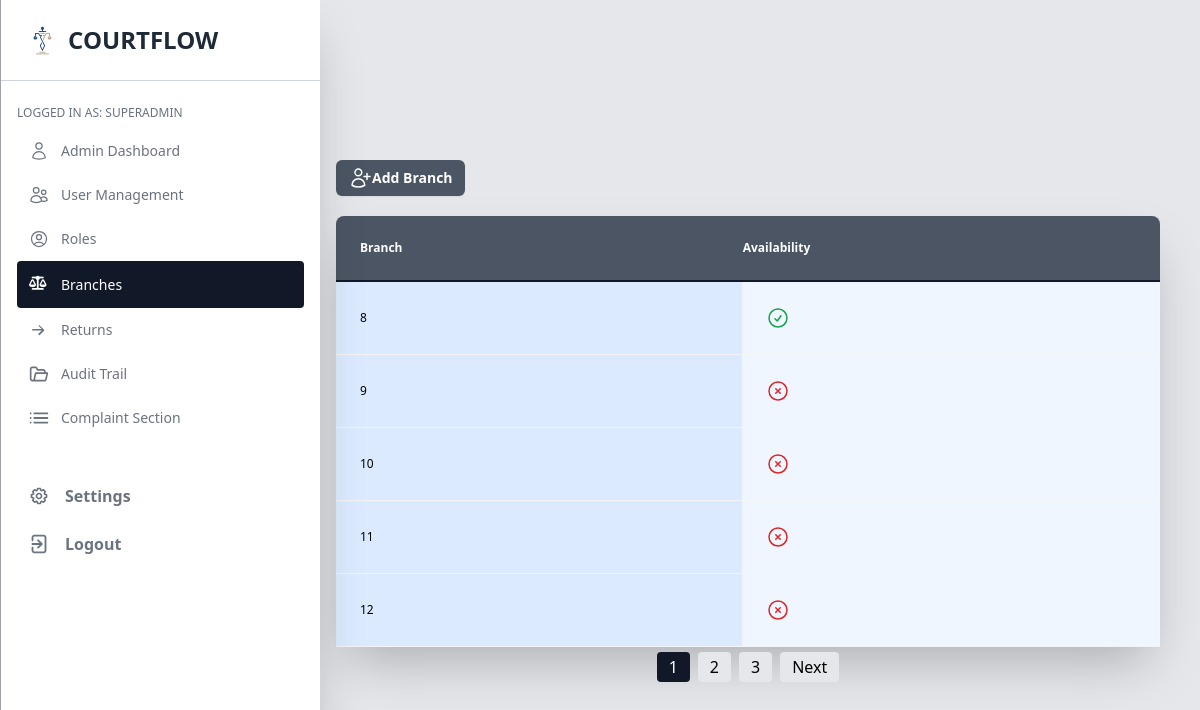
Screenshot of /src/pages/admin/admin_branchManagement.php (signed in) with the database file from the repository.
### tables this page shows
CREATE TABLE `branches` (
  `ID` int(30) NOT NULL,
  `Branch` int(30) NOT NULL,
  `IsAvailable` tinyint(1) NOT NULL
);

### src/pages/admin/admin_branchManagement.php (the view, shortened to what this page needs)
<?php
include('../../connection/config.php');
$itemsPerPage = 5;
$currentPage = isset($_GET['page']) ? $_GET['page'] : 1;
$branchCountSql = "SELECT COUNT(*) as total FROM branches";
$branchCountResult = $conn->query($branchCountSql);
$row = $branchCountResult->fetch_assoc();
$totalItems = $row['total'];
$totalPages = ceil($totalItems / $itemsPerPage);
$currentPage = max(min($totalPages, $currentPage), 1);
$offset = ($currentPage - 1) * $itemsPerPage;
$branchSql = "SELECT * FROM branches LIMIT $offset, $itemsPerPage";
$branchResult = $conn->query($branchSql);
$loggedInRole = $_SESSION['role'] ?? '';
?>
<!DOCTYPE html>
<html lang="en" class="h-full">
<head>
    <link href="../../../dist/output.css" rel="stylesheet" />
    <link href="https://cdnjs.cloudflare.com/ajax/libs/font-awesome/6.0.0-beta3/css/all.min.css" rel="stylesheet">
</head>
<body class="bg-gray-200 h-full">
    <div>
        <div class="hidden lg:block navbar-menu relative z-50">
            <nav class="fixed top-0 left-0 bottom-0 flex flex-col w-3/4 lg:w-80 sm:max-w-xs pt-6 pb-8 bg-white overflow-y-auto border-l border-gray-400 shadow-2xl">
                <div class="flex w-full items-center px-6 pb-6 mb-6 lg:border-b border-gray-300">
                    <a class="text-xl text-white font-semibold" href="#">
                        <img class="h-8" src="../../images/CFLogo.png" alt="" width="auto">
                    </a>
                    <span class="text-2xl text-gray-800 ml-2 inline-block uppercase font-bold">CourtFlow</span>
                </div>
                <div class="px-4 pb-6">
                    <?php if (!empty($loggedInRole)) : ?>
                        <h3 class="mb-2 text-xs uppercase text-gray-500 font-medium">Logged in as: <?php echo $loggedInRole; ?></h3>
                    <?php endif; ?>
                    <ul class="text-sm font-medium">
                        <li>
                            <a href="adminDashboard.php" class="flex items-center pl-3 py-3 pr-2 text-gray-500 hover:bg-gray-700 hover:text-white hover:border border-gray-500 rounded">
                                <span class="inline-block mr-3">
                                </span>
                                <span>Admin Dashboard</span>
                            </a>
                        </li>
                        <li>
                            <a href="admin_userManagement.php" class="flex items-center pl-3 py-3 pr-2 text-gray-500 hover:bg-gray-700 hover:text-white hover:border border-gray-500 rounded">
                                <span class="inline-block mr-3">
                                </span>
                                <span>User Management</span>
                            </a>
                        </li>
                        <li>
                            <a href="admin_rolesManagement.php" class="flex items-center pl-3 py-3 pr-2 text-gray-500 hover:bg-gray-700 hover:text-white hover:border border-gray-500 rounded">
                                <span class="inline-block mr-3">
                                </span>
                                <span>Roles</span>
                            </a>
                        </li>
                        <li>
                            <a class="flex items-center pl-3 py-3 pr-2 text-white bg-gray-900 rounded">
                                <span class="inline-block mr-3">
                                    <i class="fa-solid fa-scale-balanced w-5 h-5"></i>
                                </span>
                                <span>Branches</span>
                            </a>
                        </li>
                        <li>
                            <a href="admin_casesReturns.php" class="flex items-center pl-3 py-3 pr-2 text-gray-500 hover:bg-gray-700 hover:text-white hover:border border-gray-500 rounded">
                                <span class="inline-block mr-3">
                                </span>
                                <span>Returns</span>
                            </a>
                        </li>
                        <li>
                            <a href="admin_auditTrail.php" class="flex items-center pl-3 py-3 pr-2 text-gray-500 hover:bg-gray-700 hover:text-white hover:border border-gray-500 rounded">
                                <span class="inline-block mr-3">
                                </span>
                                <span>Audit Trail</span>
                            </a>
                        </li>
                        <li>
                            <a class="flex items-center pl-3 py-3 pr-2 text-gray-500 hover:bg-gray-700 hover:text-white hover:border border-gray-500 rounded">
                                <span class="inline-block mr-3">
                                </span>
                                <span>Complaint Section</span>
                            </a>
                        </li>
                    </ul>
                    <div class="pt-8">
                        <a class="flex items-center pl-3 py-3 pr-2 text-gray-500 hover:bg-gray-700 hover:text-white hover:border border-gray-500 rounded">
                            <span class="inline-block mr-4">
                            </span>
                            <span class="font-semibold">Settings</span>
                        </a>
                        <form action="../../controller/logout.php" method="post">
                            <a name="logout" class="flex items-center pl-3 py-3 pr-2 text-gray-500 hover:bg-gray-700 hover:text-white hover:border border-gray-500 rounded">
                                <span class="inline-block mr-4">
                                </span>
                                <button type="submit" name="logout" class="font-semibold">Logout</button>
                            </a>
                        </form>
                    </div>
                </div>
            </nav>
        </div>
    </div>
    <section class="py-20 ml-40 mr-5 pl-44">
    </section>
    <div class="ml-40 mr-5 pl-44">
        <div class="flex justify-between items-center mb-2">
            <button type="button" id="addBranch" class="flex justify-center rounded-md bg-gray-600 px-3 py-1.5 text-sm font-semibold leading-6 text-white shadow-sm hover:bg-gray-800 focus-visible:outline focus-visible:outline-2 focus-visible:outline-offset-2 focus-visible:outline-indigo-600">
                Add Branch
            </button>
        </div>
        <div class="mr-5">
            <table class="mt-5 table-auto w-full border-b border-gray-900 bg-gray-600 shadow-2xl rounded-lg">
                <thead class="border-b-2 border-gray-900">
                    <tr>
                        <th class="pl-6 py-6">
                            <p class="flex items-center text-xs text-white">Branch</p>
                        </th>
                        <th>
                            <p class="flex items-center text-xs text-white">Availability</p>
                        </th>
                    </tr>
                </thead>
                <tbody>
                    <?php
                    foreach ($branchResult as $branch) :
                        $Availability = $branch['IsAvailable'];
                    ?>
                        <tr class="text-xs bg-blue-50 border-b border-gray-100 edit-trigger">
                            <td class="pl-6 py-6 bg-blue-100"><?= $branch['Branch']; ?></td>
                            <td class="pl-6 py-6">
                            <?php if ($Availability == 0) : ?>
                                <span class="text-red-600">
                                    <svg xmlns="http://www.w3.org/2000/svg" fill="none" viewBox="0 0 24 24" stroke-width="1.5" stroke="currentColor" class="w-6 h-6">
                                        <path stroke-linecap="round" stroke-linejoin="round" d="M9.75 9.75l4.5 4.5m0-4.5l-4.5 4.5M21 12a9 9 0 11-18 0 9 9 0 0118 0z" />
                                    </svg>
                                </span>
                            <?php else : ?>
                                <span class="text-green-600">
                                    <svg xmlns="http://www.w3.org/2000/svg" fill="none" viewBox="0 0 24 24" stroke-width="1.5" stroke="currentColor" class="w-6 h-6">
                                        <path stroke-linecap="round" stroke-linejoin="round" d="M9 12.75L11.25 15 15 9.75M21 12a9 9 0 11-18 0 9 9 0 0118 0z" />
                                    </svg>
                                </span>
                            <?php endif; ?>
                        </td>
                        </tr>
                    <?php endforeach; ?>
                </tbody>
            </table>
            <div class="flex justify-center mt-2">
                <ul class="flex space-x-2">
                    <?php for ($i = 1; $i <= $totalPages; $i++) : ?>
                        <?php
                        $currentPageClass = ($i == $currentPage) ? 'bg-gray-900 text-white' : 'bg-gray-200 hover:bg-gray-900 hover:text-white';
                        ?>
                        <li>
                            <a href="?page=<?php echo $i; ?>" class="px-3 py-1 rounded transition-colors duration-300 <?php echo $currentPageClass; ?>"><?php echo $i; ?></a>
                        </li>
                    <?php endfor; ?>
                    <?php if ($currentPage < $totalPages) : ?>
                        <li>
                            <a href="?page=<?= $currentPage + 1 ?>" class="px-3 py-1 bg-gray-200 rounded hover:bg-gray-900 hover:text-white transition-colors duration-300">Next</a>
                        </li>
                    <?php endif; ?>
                </ul>
            </div>
        </div>
    </div>
</body>
</html>

### rows the page displays
branches: Branch "8", IsAvailable 1 (drawn)
branches: Branch "9", IsAvailable 0 (drawn)
branches: Branch "10", IsAvailable 0 (drawn)
branches: Branch "11", IsAvailable 0 (drawn)
branches: Branch "12", IsAvailable 0 (drawn)

### other values shown
$loggedInRole "SUPERADMIN"
